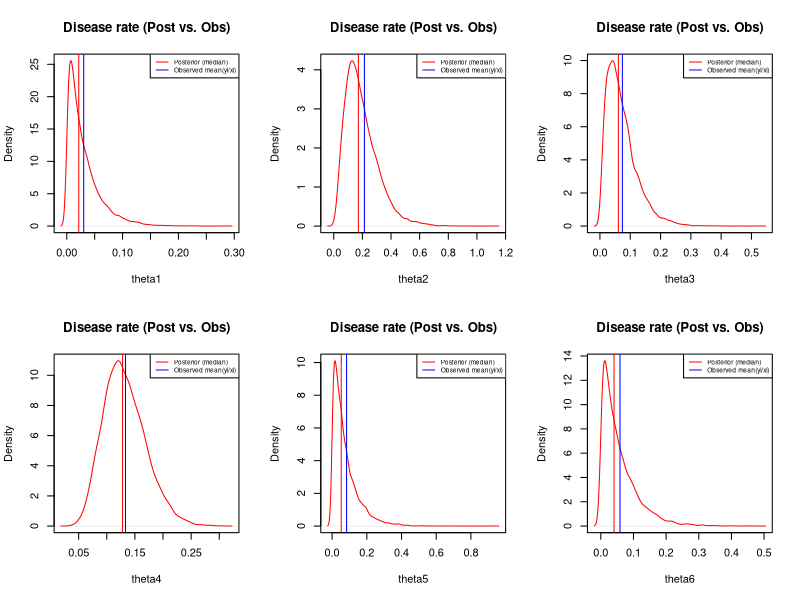
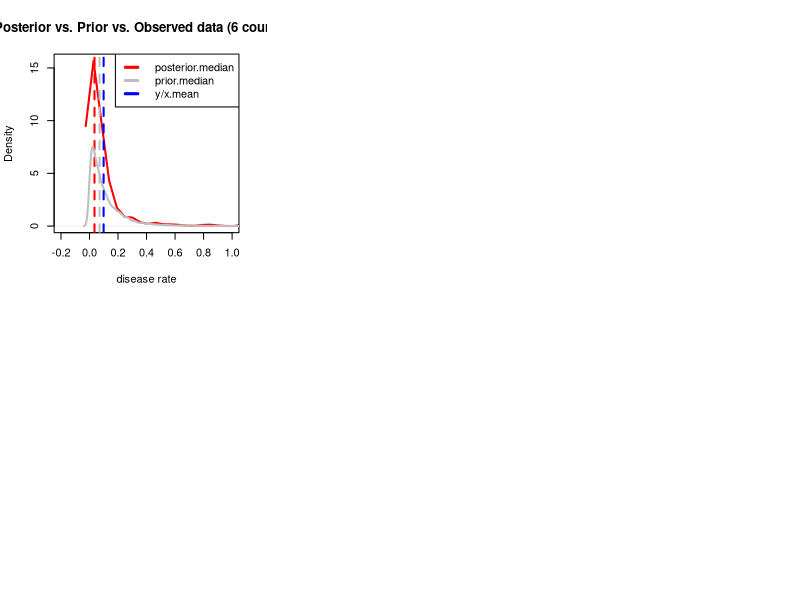
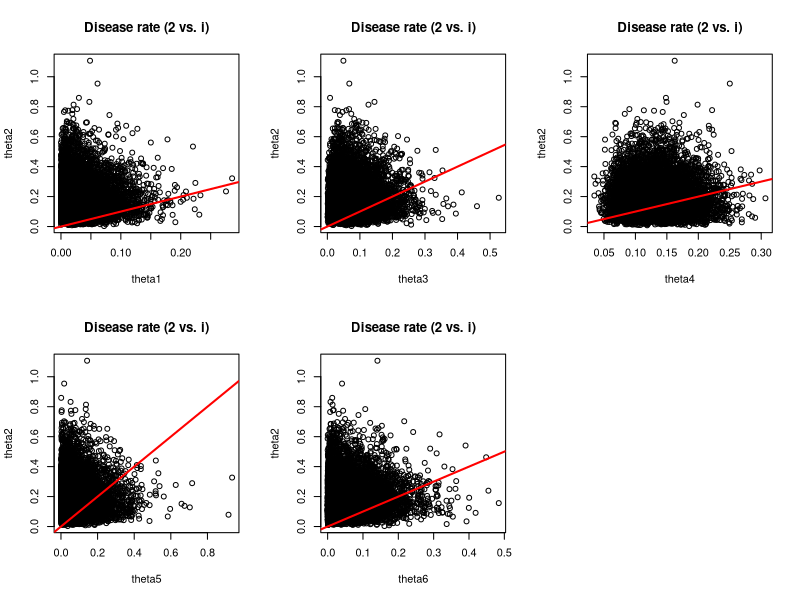

Source code (R) for these figures, in order:
## ---- chunk 1
knitr::opts_chunk$set(echo = TRUE)
library(tidyverse)
library(MASS)
library(MCMCpack)
## ---- chunk 2
# library(tidyverse): data manipulation & visualization
# library(MASS): statistical methods & regression analysis
# library(MCMCpack): MCMC simulations &  Bayesian statistical modeling and parameter estimation
## ---- chunk 3
knitr::include_graphics("/Users/tinglu/Bayesian/Study3-Disease-Rate/poi.png",error = F)
## ---- chunk 4
# observed data
x <- c(33, 14, 27, 90, 12, 17) 
y <- c(1, 3, 2, 12, 1, 1)
# prior
a <- 1 
b <- 10
theta <- rgamma(6, a + y, b + x)
a_delta <- 1
b_delta <- 10
# Define Metropolis-Hastings Algorithm
ratio <- function(a, b, a_new, b_new, theta) {
  prod(theta^(a_new - a) * exp(-(b_new - b) * theta))
}
S <- 10000
set.seed(123)
THETA <- NULL

# Run Metropolis-Hastings Algorithm
for (j in 1:S) {
  if (j%%(S/10) == 0) {
    print(j)
    }
  a_new <- abs(runif(1, a - a_delta, a + a_delta))
  b_new <- abs(runif(1, b - b_delta, b + b_delta))
  r <- ratio(a, b, a_new, b_new, theta) #compute the acceptance ratio
  if (runif(1) < r) {
    # accept
    theta <- rgamma(6, a_new + y, b_new + x)
    THETA <- rbind(THETA, c(a_new, b_new, theta))
    a <- a_new
    b <- b_new
    } else {
      theta <- rgamma(6, a + y, b + x)
      THETA <- rbind(THETA, c(a, b, theta))
    } 
}
## ---- chunk 5
burn_in <- 1000
theta.post <- THETA[, -(1:2)]
y.x <- y/x

par(mfrow = c(2,3))
for (j in 1:6) {
  plot(density(theta.post[,j]), xlab = paste0("theta", j),main = paste0("Disease rate (Post vs. Obs)"), 
       col='red')
  abline(v = y.x[j],col = 'blue')
  abline(v = median(theta.post[,j]), col = "red")
  legend('topright', legend=c("Posterior (median)", "Observed mean(yi/xi)"),
       col=c("red", "blue"), lty=1,cex=0.6)

}
## ---- chunk 6
a.b <- THETA[burn_in:S, 1]/THETA[burn_in:S,2]
a.b.prior <- rgamma(S-burn_in + 1, 1, 1)/rgamma(S-burn_in + 1,10, 1)
y.x <- mean(y/x)
# posterior
plot(density(a.b), xlab = "disease rate",main = "Posterior vs. Prior vs. Observed data (6 counties)", col='red',xlim=c(-0.2,1),lwd = 2)
abline(v = median(a.b),col = "red", lwd = 2,lty=2)
# prior
abline(v = median(a.b.prior),col="grey", lwd = 2, lty=2)
lines(density(a.b.prior),col = 'grey',lwd = 2)
# observed
abline(v = y.x, col = "blue", lwd = 2, lty=2)
legend('topright', legend=c("posterior.median", "prior.median","y/x.mean"),
       col=c("red", "grey","blue"), lty=2,cex=1,lwd = 3)
## ---- chunk 7
par(mfrow=c(2,3))
for (j in setdiff(1:6, 2)) {
  plot(theta.post[, j], theta.post[, 2], xlab = paste0("theta",j), 
       ylab = "theta2", main="Disease rate (2 vs. i)")
  abline(a = 0, b = 1, col = "red", lwd=2)
}
## ---- chunk 8
sapply(setdiff(1:6, 2), function(j) {
  mean(theta.post[, 2] > theta.post[,j])
})
## ---- chunk 9
mean(theta.post[, 2] == apply(theta.post, 1, max))
y/x
